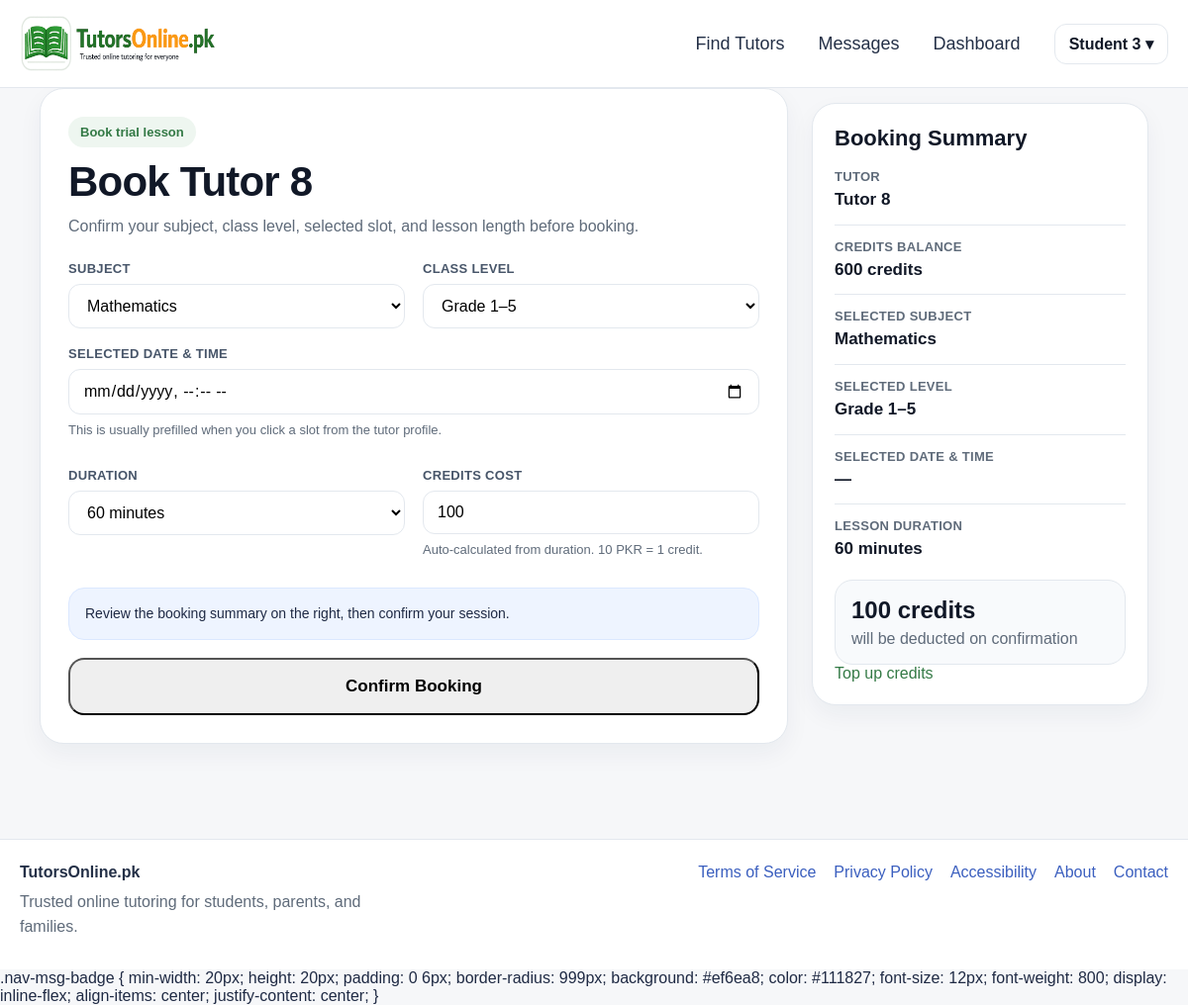
/book/9 (signed in), run on an earlier commit of the app's database.
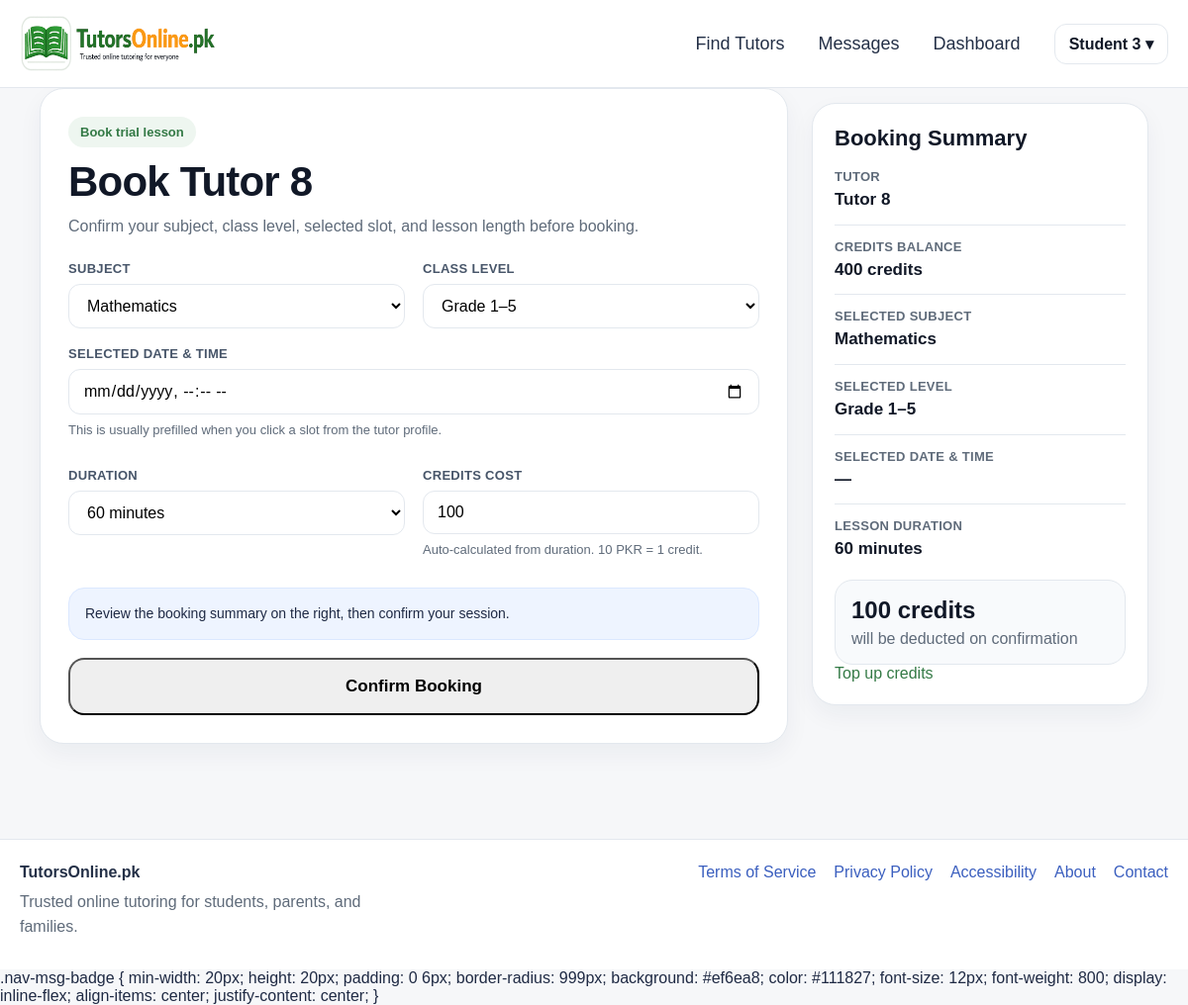
And on a later commit of the database.
### app.py (models this page shows, shortened)
class User(UserMixin, db.Model):
    id = db.Column(db.Integer, primary_key=True)
    email = db.Column(db.String(120), unique=True, nullable=False)
    password_hash = db.Column(db.String(255), nullable=False)
    role = db.Column(db.String(20), nullable=False, default="student")
    full_name = db.Column(db.String(120), nullable=False)
    public_name = db.Column(db.String(120), nullable=False)
    qualification = db.Column(db.String(120), default="")
    subjects = db.Column(db.String(255), default="")
    class_levels = db.Column(db.String(255), default="")
    experience_years = db.Column(db.Integer, default=0)
    bio = db.Column(db.Text, default="")
    degree_title = db.Column(db.String(255), default="")
    degree_major = db.Column(db.String(255), default="")
    degree_institution = db.Column(db.String(255), default="")
    degree_year = db.Column(db.String(50), default="")
    degree_grade = db.Column(db.String(50), default="")
    previous_path_choice = db.Column(db.String(50), default="")
    mphil_title = db.Column(db.String(255), default="")
    mphil_major = db.Column(db.String(255), default="")
    mphil_institution = db.Column(db.String(255), default="")
    mphil_year = db.Column(db.String(50), default="")
    mphil_grade = db.Column(db.String(50), default="")
    mphil_additional_note = db.Column(db.String(255), default="")
    masters_title = db.Column(db.String(255), default="")
    masters_major = db.Column(db.String(255), default="")
    masters_institution = db.Column(db.String(255), default="")
    masters_year = db.Column(db.String(50), default="")
    masters_grade = db.Column(db.String(50), default="")
    masters_additional_note = db.Column(db.String(255), default="")
    bachelor_title = db.Column(db.String(255), default="")
    bachelor_major = db.Column(db.String(255), default="")
    bachelor_institution = db.Column(db.String(255), default="")
    bachelor_year = db.Column(db.String(50), default="")
    bachelor_grade = db.Column(db.String(50), default="")
    bachelor_additional_note = db.Column(db.String(255), default="")
    inter_program = db.Column(db.String(100), default="")
    inter_institution = db.Column(db.String(255), default="")
    inter_grade = db.Column(db.String(50), default="")
    inter_year = db.Column(db.String(50), default="")
    matric_program = db.Column(db.String(100), default="")
    matric_institution = db.Column(db.String(255), default="")
    matric_grade = db.Column(db.String(50), default="")
    matric_year = db.Column(db.String(50), default="")
    gender = db.Column(db.String(50), default="")
    city = db.Column(db.String(120), default="")
    main_subject = db.Column(db.String(120), default="")
    additional_subjects = db.Column(db.String(255), default="")
    student_level = db.Column(db.String(120), default="")
    student_subject_needed = db.Column(db.String(120), default="")
    preferred_tutor_gender = db.Column(db.String(50), default="")
    learning_mode = db.Column(db.String(50), default="")
    teaching_mode = db.Column(db.String(50), default="")
    hourly_rate = db.Column(db.Integer, default=0)
    mobile_number = db.Column(db.String(40), default="")
    cnic_number = db.Column(db.String(40), default="")
    profile_image = db.Column(db.String(255), default="")
    degree_file = db.Column(db.String(255), default="")
    additional_qualification_level = db.Column(db.String(80), default="")
    additional_qualification_title = db.Column(db.String(255), default="")
    additional_qualification_major = db.Column(db.String(255), default="")
    additional_qualification_institution = db.Column(db.String(255), default="")
    additional_qualification_year = db.Column(db.String(50), default="")
    additional_qualification_grade = db.Column(db.String(50), default="")
    additional_qualification_file = db.Column(db.String(255), default="")
    demo_video_url = db.Column(db.String(255), default="")
    demo_video_file = db.Column(db.String(255), default="")
    modest_profile = db.Column(db.Boolean, default=False)
    audio_only = db.Column(db.Boolean, default=False)
    is_active_user = db.Column(db.Boolean, default=True)
    is_verified_tutor = db.Column(db.Boolean, default=False)
    profile_stage = db.Column(db.String(40), default="basic_complete")
    verification_submitted_at = db.Column(db.DateTime)
    approved_at = db.Column(db.DateTime)
    rejected_at = db.Column(db.DateTime)
    admin_review_note = db.Column(db.Text, default="")
    is_public_tutor = db.Column(db.Boolean, default=False)
    tutor_category = db.Column(db.String(80), default="")
    bonus_credits = db.Column(db.Integer, default=0)
    total_earnings_pkr = db.Column(db.Integer, default=0)
    monthly_earnings_pkr = db.Column(db.Integer, default=0)
    sessions_completed = db.Column(db.Integer, default=0)
    rating_avg = db.Column(db.Float, default=0.0)
    rating_count = db.Column(db.Integer, default=0)
    credits_balance = db.Column(db.Integer, default=0)
    pending_payout_pkr = db.Column(db.Integer, default=0)
    payout_method = db.Column(db.String(30), default="bank")
    payout_account_title = db.Column(db.String(120), default="")
    payout_account_number = db.Column(db.String(120), default="")
    payout_iban = db.Column(db.String(64), default="")
    created_at = db.Column(db.DateTime, default=datetime.utcnow)
    bookings_as_student = db.relationship(
        "Booking",
        backref="student",
        lazy=True,
        foreign_keys="Booking.student_id",
    )
    bookings_as_tutor = db.relationship(
        "Booking",
        backref="tutor",
        lazy=True,
        foreign_keys="Booking.tutor_id",
    )
    @property
    def is_active(self):
        return self.is_active_user

### app.py (the view, shortened to what this page needs)
@app.route("/book/<int:tutor_id>", methods=["GET", "POST"])
@login_required
def book_tutor(tutor_id):
    if UNDER_CONSTRUCTION:
        return redirect(url_for("index"))
    if current_user.role != "student":
        flash("Only students can book tutors.", "danger")
        return redirect(url_for("dashboard"))
    tutor = User.query.get_or_404(tutor_id)
    if tutor.role != "tutor":
        flash("Tutor not found.", "danger")
        return redirect(url_for("tutors"))
    subject_prefill = (request.args.get("subject", "") or "").strip()
    level_prefill = (request.args.get("level", "") or "").strip()
    scheduled_at_prefill = (request.args.get("scheduled_at", "") or "").strip()
    duration_prefill = 60
    credits_prefill = 100
    return render_template(
        "book_tutor.html",
        tutor=tutor,
        subject_options=SUBJECT_OPTIONS,
        level_options=LEVEL_OPTIONS,
        subject_prefill=subject_prefill,
        level_prefill=level_prefill,
        scheduled_at_prefill=scheduled_at_prefill,
        duration_prefill=duration_prefill,
        credits_prefill=credits_prefill,
        credit_rate=app.config.get("CREDIT_RATE", 10),
        booking_success=False,
    )

### app.py (called while the page is built)
@app.context_processor
def inject_message_badge():
    return {
        "global_unread_messages": unread_message_count_for(current_user)
        if current_user.is_authenticated else 0
    }

@login_manager.user_loader
def load_user(user_id):
    return User.query.get(int(user_id))

@app.context_processor
def inject_globals():
    return {
        "credit_rate": app.config["CREDIT_RATE"],
        "google_configured": bool(
            app.config["GOOGLE_CLIENT_ID"] and app.config["GOOGLE_CLIENT_SECRET"]
        ),
        "under_construction": UNDER_CONSTRUCTION,
    }

### templates/book_tutor.html (shortened to what the changed rows need)
{% extends 'base.html' %}
{% block content %}
{% if booking_success %}
  <section class="booking-success-card" style="max-width: 860px; margin: 0 auto;">
    <div class="booking-kicker">Session booked</div>
    <h1>Your lesson is confirmed with {{ tutor.public_name }}</h1>
    <p>
      The booking has been created successfully and your credits have been deducted.
      A confirmation email has also been sent.
    </p>
    <div class="booking-summary-list" style="margin-top: 22px;">
      <div class="booking-summary-item">
        <span>Tutor</span>
        <strong>{{ tutor.public_name }}</strong>
      </div>
      <div class="booking-summary-item">
        <span>Subject</span>
        <strong>{{ booked_session.subject }}</strong>
      </div>
      <div class="booking-summary-item">
        <span>Level</span>
        <strong>{{ booked_session.class_level }}</strong>
      </div>
      <div class="booking-summary-item">
        <span>Date & Time</span>
        <strong>{{ booked_session.scheduled_at_label }}</strong>
      </div>
      <div class="booking-summary-item">
        <span>Duration</span>
        <strong>{{ booked_session.duration_minutes }} minutes</strong>
      </div>
      <div class="booking-summary-item">
        <span>Credits used</span>
        <strong>{{ booked_session.credits_cost }} credits</strong>
      </div>
    </div>
    <div class="booking-success-actions">
    <a class="btn btn-primary" href="{{ url_for('dashboard') }}">Go to Dashboard</a>
    <a class="btn btn-light"
      href="{{ url_for('start_conversation', tutor_id=tutor.id) }}">
      Open Chat
    </a>
    <a class="btn btn-light"
      href="{{ url_for('tutor_profile', tutor_id=tutor.id) }}">
      Back to Tutor Profile
    </a>
  </div>
  </section>
{% else %}
  <section class="booking-shell">
    <div class="booking-main-card">
      <div class="booking-kicker">Book trial lesson</div>
      <h1 class="booking-title">Book {{ tutor.public_name }}</h1>
      <p class="booking-sub">
        Confirm your subject, class level, selected slot, and lesson length before booking.
      </p>
      <form method="post" id="bookingForm">
        <div class="booking-grid">
          <div>
            <label class="booking-label">Subject</label>
            <select name="subject" id="subject" required>
              {% for val, label in subject_options %}
                <option value="{{ val }}" {% if val == subject_prefill %}selected{% endif %}>{{ label }}</option>
              {% endfor %}
            </select>
          </div>
          <div>
            <label class="booking-label">Class level</label>
            <select name="class_level" id="class_level" required>
              {% for val, label in level_options %}
                <option value="{{ val }}" {% if val == level_prefill %}selected{% endif %}>{{ label }}</option>
              {% endfor %}
            </select>
          </div>
          <div class="booking-field-full">
            <label class="booking-label">Selected date & time</label>
            <input
              name="scheduled_at"
              id="scheduled_at"
              type="datetime-local"
              value="{{ scheduled_at_prefill or '' }}"
              required
            >
            <p class="booking-helper">This is usually prefilled when you click a slot from the tutor profile.</p>
          </div>
          <div>
            <label class="booking-label">Duration</label>
            <select name="duration_minutes" id="duration_minutes" required>
              <option value="60" {% if duration_prefill == 60 %}selected{% endif %}>60 minutes</option>
            </select>
          </div>
          <div>
            <label class="booking-label">Credits cost</label>
            <input
              name="credits_cost"
              id="credits_cost"
              type="number"
              value="{{ credits_prefill }}"
              readonly
            >
            <p class="booking-helper">Auto-calculated from duration. {{ credit_rate }} PKR = 1 credit.</p>
          </div>
        </div>
        <div class="booking-inline-note" id="bookingPreviewBox">
          Review the booking summary on the right, then confirm your session.
        </div>
        <button class="btn btn-primary booking-submit" type="submit">
          Confirm Booking
        </button>
      </form>
    </div>
    <aside class="booking-side-card">
      <h2 class="booking-summary-title">Booking Summary</h2>
      <div class="booking-summary-list">
        <div class="booking-summary-item">
          <span>Tutor</span>
          <strong>{{ tutor.public_name }}</strong>
        </div>
        <div class="booking-summary-item">
          <span>Credits balance</span>
          <strong>{{ current_user.credits_balance }} credits</strong>
        </div>
        <div class="booking-summary-item">
          <span>Selected subject</span>
          <strong id="summarySubject">{{ subject_prefill or '—' }}</strong>
        </div>
        <div class="booking-summary-item">
          <span>Selected level</span>
          <strong id="summaryLevel">{{ level_prefill or '—' }}</strong>
        </div>
        <div class="booking-summary-item">
          <span>Selected date & time</span>
          <strong id="summaryDateTime">{{ scheduled_at_prefill or '—' }}</strong>
        </div>
        <div class="booking-summary-item">
          <span>Lesson duration</span>
          <strong id="summaryDuration">{{ duration_prefill }} minutes</strong>
        </div>
      </div>
      <div class="booking-credit-box">
        <strong id="summaryCredits">{{ credits_prefill }} credits</strong>
        <div class="muted">will be deducted on confirmation</div>
      </div>
      <a class="btn btn-light booking-topup" href="{{ url_for('buy_credits') }}">
        Top up credits
      </a>
    </aside>
  </section>
{% endif %}
{% endblock %}

### templates/base.html (shortened to what this page needs)
<!doctype html>
<html lang="en">
<head>
  <link rel="stylesheet" href="{{ url_for('static', filename='css/styles.css') }}">
</head>
<body>
  <header class="site-header">
    <div class="container nav-wrap">
      <a href="{{ url_for('index') }}" class="brand">
        <img src="{{ url_for('static', filename='images/logo.png') }}" alt="TutorsOnline.pk" class="brand-logo">
      </a>
     <nav class="main-nav">
      <a href="{{ url_for('tutors') }}">Find Tutors</a>
      {% if current_user.is_authenticated %}
        <a href="{{ url_for('messages_inbox') }}" class="nav-messages-link">
          Messages
        </a>
        <a href="{{ url_for('dashboard') }}">Dashboard</a>
        <div class="nav-user-dropdown">
          <button type="button" class="nav-user-trigger">
            {{ current_user.public_name or 'Account' }} ▾
          </button>
        </div>
      {% else %}
        <a href="{{ url_for('contact') }}">Contact</a>
        <a href="{{ url_for('login') }}">Login</a>
        <a href="{{ url_for('register') }}" class="nav-join-btn">Join</a>
      {% endif %}
    </nav>
    </div>
  </header>
  <main class="site-main">
    <div class="container">
      {% block content %}{% endblock %}
    </div>
  </main>
  <footer class="site-footer">
    <div class="container footer-wrap">
      <div class="footer-brand">
        <strong>TutorsOnline.pk</strong>
        <p>Trusted online tutoring for students, parents, and families.</p>
      </div>
      <div class="footer-links">
        <a href="{{ url_for('terms') }}">Terms of Service</a>
        <a href="{{ url_for('privacy') }}">Privacy Policy</a>
        <a href="{{ url_for('accessibility') }}">Accessibility</a>
        <a href="{{ url_for('about') }}">About</a>
        <a href="{{ url_for('contact') }}">Contact</a>
      </div>
    </div>
  </footer>
.nav-msg-badge {
  min-width: 20px;
  height: 20px;
  padding: 0 6px;
  border-radius: 999px;
  background: #ef6ea8;
  color: #111827;
  font-size: 12px;
  font-weight: 800;
  display: inline-flex;
  align-items: center;
  justify-content: center;
}
</body>
</html>

What changed in the data, as far as the page shows it:
changed User "Student 3": credits_balance "600" → "400"
